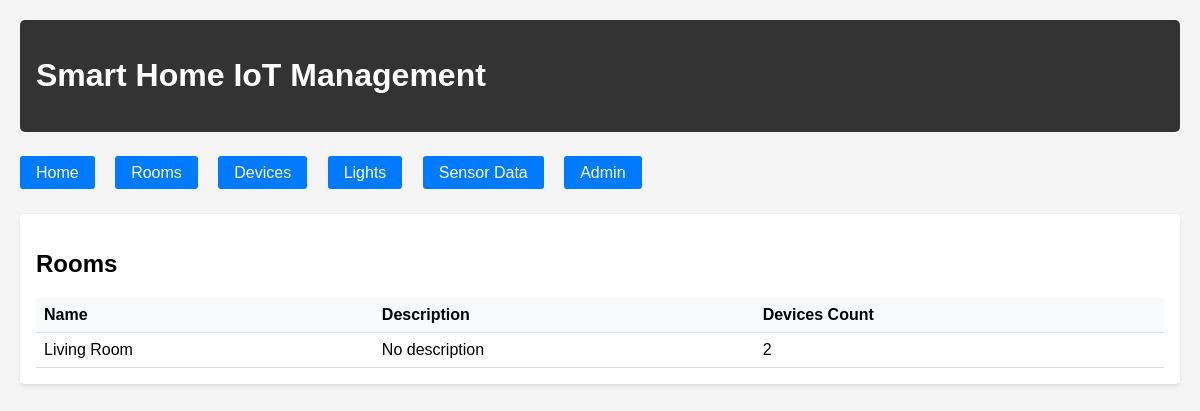
/rooms/, run on the app's committed database.
### myapp/models.py (models this page shows)
class Room(models.Model):
    name = models.CharField(max_length=100)
    description = models.TextField(blank=True)

### myapp/views.py (the view)
# urls.py: path('rooms/', views.RoomListView.as_view(), name='room_list'),
class RoomListView(ListView):
    model = Room
    template_name = 'myapp/room_list.html'
    context_object_name = 'rooms'

### myapp/templates/myapp/room_list.html (shortened to what this page needs)
{% extends 'myapp/base.html' %}
{% block content %}
<div class="card">
    <h2>Rooms</h2>
    <table>
        <thead>
            <tr>
                <th>Name</th>
                <th>Description</th>
                <th>Devices Count</th>
            </tr>
        </thead>
        <tbody>
            {% for room in rooms %}
            <tr>
                <td>{{ room.name }}</td>
                <td>{{ room.description|default:"No description" }}</td>
                <td>{{ room.device_set.count }}</td>
            </tr>
            {% empty %}
            <tr>
                <td colspan="3">No rooms found</td>
            </tr>
            {% endfor %}
        </tbody>
    </table>
</div>
{% endblock %}

### myapp/templates/myapp/base.html (style rules this page uses)
body { font-family: Arial, sans-serif; margin: 0; padding: 20px; background-color: #f5f5f5; }
.card { background: white; padding: 1rem; margin-bottom: 1rem; border-radius: 5px; box-shadow: 0 2px 4px rgba(0,0,0,0.1); }
table { width: 100%; border-collapse: collapse; }
th, td { padding: 0.5rem; text-align: left; border-bottom: 1px solid #ddd; }
th { background-color: #f8f9fa; }

### data on the page
Room: name "Living Room", description "No description", device_set.count "2"
